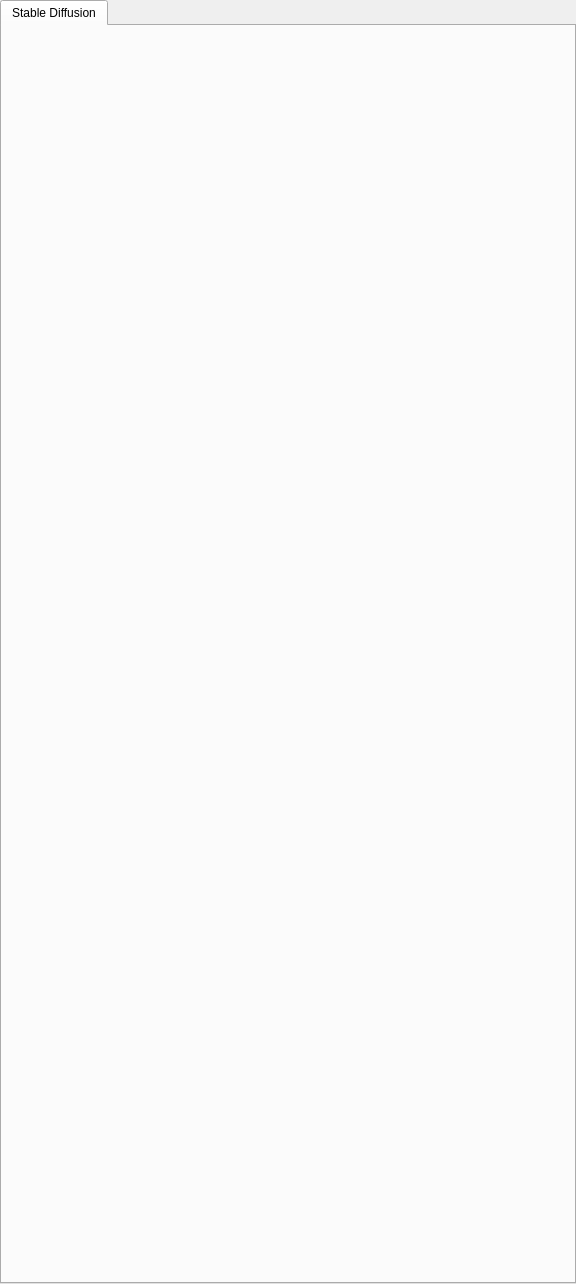
<?xml version="1.0" encoding="UTF-8"?>
<ui version="4.0">
 <class>generator_tab</class>
 <widget class="QWidget" name="generator_tab">
  <property name="geometry">
   <rect>
    <x>0</x>
    <y>0</y>
    <width>576</width>
    <height>1284</height>
   </rect>
  </property>
  <property name="sizePolicy">
   <sizepolicy hsizetype="Preferred" vsizetype="Preferred">
    <horstretch>0</horstretch>
    <verstretch>0</verstretch>
   </sizepolicy>
  </property>
  <property name="windowTitle">
   <string>Form</string>
  </property>
  <layout class="QGridLayout" name="gridLayout_2">
   <property name="leftMargin">
    <number>0</number>
   </property>
   <property name="topMargin">
    <number>0</number>
   </property>
   <property name="rightMargin">
    <number>0</number>
   </property>
   <property name="bottomMargin">
    <number>0</number>
   </property>
   <item row="0" column="0">
    <widget class="QTabWidget" name="generator_tabs">
     <property name="sizePolicy">
      <sizepolicy hsizetype="Expanding" vsizetype="Expanding">
       <horstretch>0</horstretch>
       <verstretch>0</verstretch>
      </sizepolicy>
     </property>
     <property name="currentIndex">
      <number>0</number>
     </property>
     <widget class="QWidget" name="tab_stablediffusion">
      <property name="sizePolicy">
       <sizepolicy hsizetype="Expanding" vsizetype="Preferred">
        <horstretch>0</horstretch>
        <verstretch>0</verstretch>
       </sizepolicy>
      </property>
      <attribute name="title">
       <string>Stable Diffusion</string>
      </attribute>
      <layout class="QGridLayout" name="gridLayout">
       <property name="leftMargin">
        <number>0</number>
       </property>
       <property name="topMargin">
        <number>0</number>
       </property>
       <property name="rightMargin">
        <number>0</number>
       </property>
       <property name="bottomMargin">
        <number>0</number>
       </property>
       <item row="0" column="0">
        <widget class="GeneratorForm" name="generator_form_stablediffusion" native="true">
         <property name="generator_section" stdset="0">
          <string>txt2img</string>
         </property>
         <property name="generator_name" stdset="0">
          <string>stablediffusion</string>
         </property>
        </widget>
       </item>
      </layout>
     </widget>
    </widget>
   </item>
  </layout>
 </widget>
 <customwidgets>
  <customwidget>
   <class>GeneratorForm</class>
   <extends>QWidget</extends>
   <header>airunner/components/art/gui/widgets/generator_form/generator_form_widget</header>
   <container>1</container>
  </customwidget>
 </customwidgets>
 <resources/>
 <connections>
  <connection>
   <sender>generator_tabs</sender>
   <signal>currentChanged(int)</signal>
   <receiver>generator_tab</receiver>
   <slot>handle_generator_tab_changed(int)</slot>
   <hints>
    <hint type="sourcelabel">
     <x>68</x>
     <y>19</y>
    </hint>
    <hint type="destinationlabel">
     <x>62</x>
     <y>-9</y>
    </hint>
   </hints>
  </connection>
 </connections>
 <slots>
  <slot>handle_generator_tab_changed(int)</slot>
  <slot>handle_tab_section_changed(int)</slot>
 </slots>
</ui>
